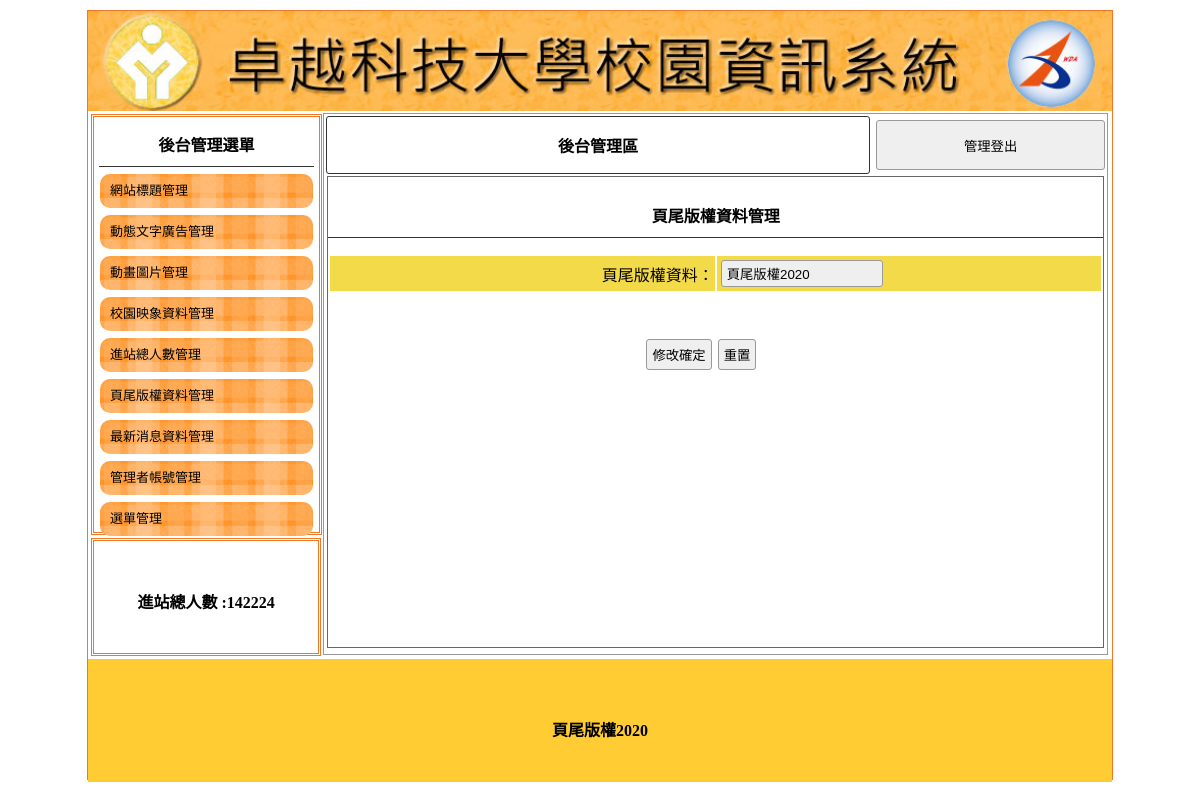
/admin.php?do=bottom, run on the app's committed database.
### tables this page shows
CREATE TABLE `title` (
  `id` int(10) UNSIGNED NOT NULL,
  `img` text NOT NULL,
  `text` text NOT NULL,
  `sh` int(1) UNSIGNED NOT NULL
);

CREATE TABLE `total` (
  `id` int(10) UNSIGNED NOT NULL,
  `total` int(10) UNSIGNED NOT NULL
);

CREATE TABLE `bottom` (
  `id` int(10) UNSIGNED NOT NULL,
  `bottom` text NOT NULL
);

### base.php (called while the page is built, shortened)
<?php
class DB{
    private $table;
    private $dsn="mysql:host=localhost;charset=utf8;dbname=db01";
    private $root="root";
    private $pw="";
    private $pdo;
    public function __construct($table){
        $this->table=$table;
        $this->pdo=new PDO($this->dsn,$this->root,$this->pw);
    }
    public function find($arg){
        $sql="select * from $this->table ";
        if(is_array($arg)){
            foreach($arg as $key => $value){
                $tmp[]=sprintf("`%s`='%s'",$key,$value);
            }
            $sql=$sql . " where " . implode(" && ",$tmp);
        }else{
            $sql= $sql . " where `id`='$arg'";
        }
        return $this->pdo->query($sql)->fetch(PDO::FETCH_ASSOC);
    }
    public function save($arg){
        if(!empty($arg['id'])){
            foreach($arg as $key => $value){
                if($key != 'id'){
                    $tmp[]=sprintf("`%s`='%s'",$key,$value);
                }
            }
            $sql ="update $this->table set " . implode(",",$tmp) . " where `id`='".$arg['id']."'";
        }else{
            $sql="insert into $this->table (`".implode("`,`",array_keys($arg))."`) values('".implode("','",$arg)."')";
        }
        return $this->pdo->exec($sql);
    }
}
$Title=new DB("title");
$Total=new DB("total");
$Bottom=new DB("bottom");
$title=$Title->find(['sh'=>1]);
$bottom=$Bottom->find(1);
$total=$Total->find(1);
if(empty($_SESSION['visited'])){
    $total['total']++;
    $Total->save($total);
    $total=$Total->find(1);
}
?>

### admin.php (the view, shortened to what this page needs)
<?php include_once "base.php";?>
<!DOCTYPE html
    PUBLIC "-//W3C//DTD XHTML 1.0 Transitional//EN" "http://www.w3.org/TR/xhtml1/DTD/xhtml1-transitional.dtd">
<html xmlns="http://www.w3.org/1999/xhtml">
<head>
    <link href="./css/css.css" rel="stylesheet" type="text/css">
</head>
<body>
    <div id="main">
        <a title="<?=$title['text'];?>" href="index.php">
            <div class="ti" style="background:url(&#39;img/<?=$title['img'];?>&#39;); background-size:cover;"></div>
        </a>
        <div id="ms">
            <div id="lf" style="float:left;">
                <div id="menuput" class="dbor">
                    <span class="t botli">後台管理選單</span>
                    <a style="color:#000; font-size:13px; text-decoration:none;" href="?do=title">
                        <div class="mainmu">網站標題管理 </div>
                    </a>
                    <a style="color:#000; font-size:13px; text-decoration:none;" href="?do=ad">
                        <div class="mainmu">動態文字廣告管理 </div>
                    </a>
                    <a style="color:#000; font-size:13px; text-decoration:none;" href="?do=mvim">
                        <div class="mainmu">動畫圖片管理 </div>
                    </a>
                    <a style="color:#000; font-size:13px; text-decoration:none;" href="?do=image">
                        <div class="mainmu">校園映象資料管理 </div>
                    </a>
                    <a style="color:#000; font-size:13px; text-decoration:none;" href="?do=total">
                        <div class="mainmu">進站總人數管理 </div>
                    </a>
                    <a style="color:#000; font-size:13px; text-decoration:none;" href="?do=bottom">
                        <div class="mainmu">頁尾版權資料管理 </div>
                    </a>
                    <a style="color:#000; font-size:13px; text-decoration:none;" href="?do=news">
                        <div class="mainmu">最新消息資料管理 </div>
                    </a>
                    <a style="color:#000; font-size:13px; text-decoration:none;" href="?do=admin">
                        <div class="mainmu">管理者帳號管理 </div>
                    </a>
                    <a style="color:#000; font-size:13px; text-decoration:none;" href="?do=menu">
                        <div class="mainmu">選單管理 </div>
                    </a>
                </div>
                <div class="dbor" style="margin:3px; width:95%; height:20%; line-height:100px;">
                    <span class="t">進站總人數 :<?=$total['total'];?></span>
                </div>
            </div>
            <div class="di"
                style="height:540px; border:#999 1px solid; width:76.5%; margin:2px 0px 0px 0px; float:left; position:relative; left:20px;">
                <table width="100%">
                    <tbody>
                        <tr>
                            <td style="width:70%;font-weight:800; border:#333 1px solid; border-radius:3px;"
                                class="cent"><a href="?do=admin" style="color:#000; text-decoration:none;">後台管理區</a>
                            </td>
                            <td><button onclick="lo(&#39;api/logout.php&#39;)"
                                    style="width:99%; margin-right:2px; height:50px;">管理登出</button></td>
                        </tr>
                    </tbody>
                </table>
                <?php
					$do=(!empty($_GET['do']))?$_GET['do']:"title";
					$file="backend/".$do.".php";
					if(file_exists($file)){
						include $file;
					}else{
						include "backend/title.php";
					}
				?>
            </div>
        </div>
        <div
            style="width:1024px; left:0px; position:relative; background:#FC3; margin-top:4px; height:123px; display:block;">
            <span class="t" style="line-height:123px;"><?=$bottom['bottom'];?></span>
        </div>
    </div>
</body>
</html>

### backend/bottom.php (shortened to what this page needs)
<div style="width:99%; height:87%; margin:auto; overflow:auto; border:#666 1px solid;">
    <p class="t cent botli">頁尾版權資料管理</p>
    <form method="post" action="api/edit_info.php">
        <table width="100%">
            <tbody>
                <tr class="yel">
                    <td width="50%" style="text-align:right">頁尾版權資料：</td>
                    <td width="50%" style="text-align:left"><input type="text" name="bottom" value="<?=$bottom['bottom'];?>"></td>
                </tr>
            </tbody>
        </table>
        <table style="margin-top:40px; width:70%;">
            <tbody>
                <tr>
                    <td width="200px">
                    </td>
                    <td class="cent"><input type="submit" value="修改確定"><input type="reset" value="重置">
                    </td>
                </tr>
            </tbody>
        </table>
    </form>
</div>

### css/css.css (style rules this page uses)
body { padding:0px; margin:0px; }
#main { width:1024px; height:768px; margin:10px auto 10px auto; border:#EE7728 1px solid; position:relative; }
.ti { width:100%; height:100px; position:relative; background-size:cover; background-repeat:no-repeat; }
.dbor { border:#EE7728 double 3px; margin:1px; padding:2px 10px 2px 10px; }
.t { font-weight:800; display:block; text-align:center; padding:10px 1px 10px 1px; }
.botli { border-bottom:#333 1px solid; }
.mainmu { position:relative; border-radius:10px; background:url(../icon/menu.fw.png) center no-repeat; background-size:cover; line-height:30px; padding:2px 10px 2px 10px; margin:7px 1px 7px 1px; height:30px; }
#lf { height:540px; width:21%; display:inline-block; }
#menuput { width:100%; height:75%; position:relative; padding:5px; display:block; margin: 3px; }
.di { display:inline-block; }
.cent { text-align:center; }
input,button { border:#999 1px solid; border-radius:3px; background:#EFEFEF; padding:5px; margin:3px; }
input[type=text],input[type=password] { width:150px; }
.yel td { background:#F3DA49; text-align:center; }

### data on the page
title: img (picture)
total: total "142224"
bottom: bottom "頁尾版權2020"
